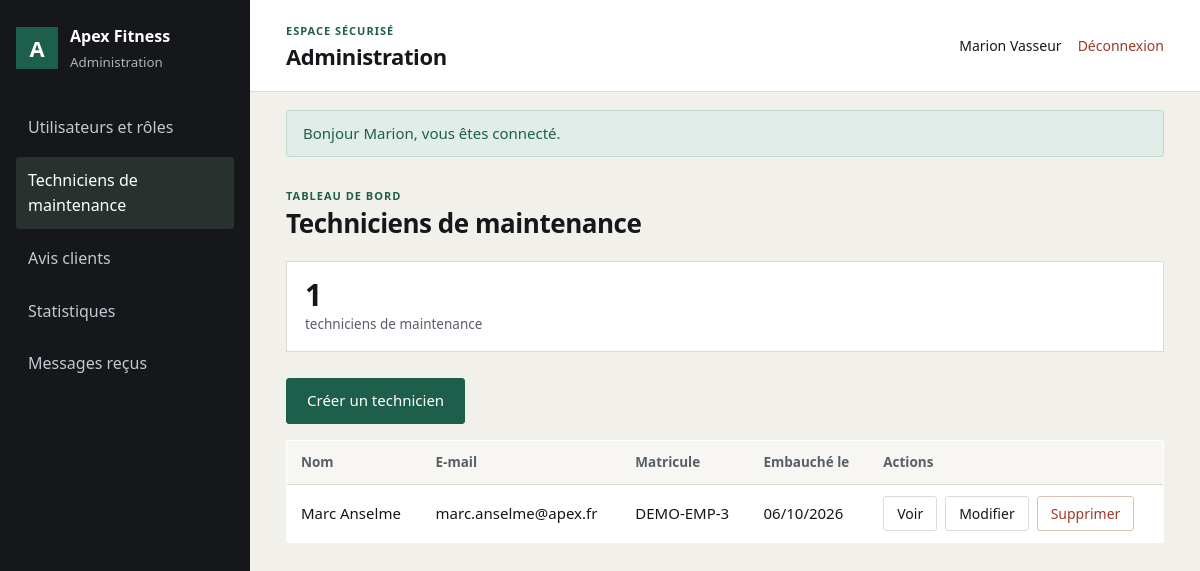
Screenshot of /index.php?route=admin/espace.php&onglet=maintenance (signed in) with the database file from the repository.
### tables this page shows
CREATE TABLE utilisateur (
  NumUsers           INT AUTO_INCREMENT PRIMARY KEY,
  nomUsers           VARCHAR(60)  NOT NULL,
  prenomUsers        VARCHAR(60)  NOT NULL,
  mailUsers          VARCHAR(150) NOT NULL UNIQUE,
  telUsers           VARCHAR(20),
  passwordUsers      VARCHAR(255) NOT NULL,
  Date_CreationUsers DATETIME NOT NULL DEFAULT CURRENT_TIMESTAMP
);

CREATE TABLE employe (
  NumUsers         INT PRIMARY KEY,
  matriculeemp     VARCHAR(20) NOT NULL UNIQUE,
  Date_embaucheemp DATE NOT NULL,
  Numfonc          INT NOT NULL,
  FOREIGN KEY (NumUsers) REFERENCES utilisateur(NumUsers) ON DELETE CASCADE,
  FOREIGN KEY (Numfonc)  REFERENCES fonction(Numfonc)
);

### public/index.php (called while the page is built, shortened)
<?php
require_once __DIR__ . '/../config/function.php';
$pages = [
    'accueil/index.php' => '../accueil/index.php',
    'abonnement/index.php' => '../abonnement/index.php',
    'abonnement/catalogue.php' => '../abonnement/catalogue.php',
    'abonnement_plus/index.php' => '../abonnement_plus/index.php',
    'activite/index.php' => '../activite/index.php',
    'adherent/index.php' => '../adherent/index.php',
    'adherent/espace.php' => '../adherent/espace.php',
    'admin/index.php' => '../admin/index.php',
    'admin/espace.php' => '../admin/espace.php',
    'avis/index.php' => '../avis/index.php',
    'avis/public.php' => '../avis/public.php',
    'basic/index.php' => '../basic/index.php',
    'demande_maintenance/index.php' => '../demande_maintenance/index.php',
    'employe/index.php' => '../employe/index.php',
    'employe/espace.php' => '../employe/espace.php',
    'equipement/index.php' => '../equipement/index.php',
    'etat_equipement/index.php' => '../etat_equipement/index.php',
    'faq/index.php' => '../faq/index.php',
    'faq/public.php' => '../faq/public.php',
    'fonction/index.php' => '../fonction/index.php',
    'fournisseur/index.php' => '../fournisseur/index.php',
    'fournisseur/gestion.php' => '../fournisseur/gestion.php',
    'freemium/index.php' => '../freemium/index.php',
    'interaction_adherent/index.php' => '../interaction_adherent/index.php',
    'message_contact/index.php' => '../message_contact/index.php',
    'offre/index.php' => '../offre/index.php',
    'paiement/index.php' => '../paiement/index.php',
    'paiement/payer.php' => '../paiement/payer.php',
    'qr_code/index.php' => '../qr_code/index.php',
    'reservation/index.php' => '../reservation/index.php',
    'salle/index.php' => '../salle/index.php',
    'souscrire/index.php' => '../souscrire/index.php',
    'statut/index.php' => '../statut/index.php',
    'statut_maintenance/index.php' => '../statut_maintenance/index.php',
    'type_equipement/index.php' => '../type_equipement/index.php',
    'utilisateur/index.php' => '../utilisateur/index.php',
    'utilisateur/connexion.php' => '../utilisateur/connexion.php',
    'utilisateur/deconnexion.php' => '../utilisateur/deconnexion.php',
    'config/install.php' => '../config/install.php',
];
$requestPath = parse_url($_SERVER['REQUEST_URI'] ?? '/', PHP_URL_PATH);
$queryRoute = $_GET['route'] ?? null;
$requestPath = rawurldecode($requestPath);
$route = $queryRoute !== null ? rawurldecode($queryRoute) : trim($requestPath, '/');
$page = realpath(__DIR__ . '/' . $pages[$route]);
require $page;

### config/function.php (called while the page is built, shortened)
<?php
function db(): PDO
{
    static $pdo = null;
    if ($pdo === null) {
        $dsn = sprintf('mysql:host=%s;port=%d;dbname=%s;charset=utf8mb4', DB_HOST, DB_PORT, DB_NAME);
        try {
            $pdo = new PDO($dsn, DB_USER, DB_PASS, [
                PDO::ATTR_ERRMODE => PDO::ERRMODE_EXCEPTION,
                PDO::ATTR_DEFAULT_FETCH_MODE => PDO::FETCH_ASSOC,
                PDO::ATTR_EMULATE_PREPARES => false,
            ]);
        } catch (PDOException $exception) {
            http_response_code(500);
            exit('Connexion à la base impossible. Vérifiez config/config.php. Détail : ' . $exception->getMessage());
        }
    }
    return $pdo;
}
function e(?string $value): string
{
    return htmlspecialchars((string) $value, ENT_QUOTES | ENT_SUBSTITUTE, 'UTF-8');
}
function url(string $path): string
{
    $base = APP_BASE;
    if ($base === '') {
        $publicRoot = realpath(__DIR__ . '/../public');
        $webRoot = isset($_SERVER['DOCUMENT_ROOT']) ? realpath($_SERVER['DOCUMENT_ROOT']) : false;
        if ($publicRoot !== false && $webRoot !== false) {
            $webRoot = rtrim($webRoot, DIRECTORY_SEPARATOR);
        }
    }
    $base = rtrim($base, '/');
    $urlParts = parse_url($path);
    $route = ltrim($urlParts['path'] ?? '', '/');
    $query = [];
    if (isset($urlParts['query'])) {
        parse_str($urlParts['query'], $query);
    }
    if ($route === '') {
        return $base . '/';
    }
    if (str_starts_with($route, 'assets/')) {
        $assetUrl = $base . '/' . $route;
        return $assetUrl . (isset($urlParts['query']) ? '?' . $urlParts['query'] : '');
    }
    return $base . '/index.php?' . http_build_query(['route' => $route] + $query);
}
function flashs(): array
{
    $messages = $_SESSION['flash'] ?? [];
    return $messages;
}
function dateFr(?string $date, bool $withTime = false): string
{
    return date($withTime ? 'd/m/Y \a\ H\hi' : 'd/m/Y', strtotime($date));
}
function utilisateur(): ?array
{
    return $_SESSION['user'] ?? null;
}

### utilisateur/model/utilisateur.php (called while the page is built, shortened)
<?php
class Utilisateur
{
    public static function tousLesComptes(): array
    {
        return db()->query(
            'SELECT u.*,
                    (a.NumUsers IS NOT NULL) AS est_admin,
                    (e.NumUsers IS NOT NULL) AS est_employe,
                    (d.NumUsers IS NOT NULL) AS est_adherent,
                    f.libellefonc, e.matriculeemp, e.Date_embaucheemp
             FROM utilisateur u
             LEFT JOIN admin a ON a.NumUsers = u.NumUsers
             LEFT JOIN employe e ON e.NumUsers = u.NumUsers
             LEFT JOIN adherent d ON d.NumUsers = u.NumUsers
             LEFT JOIN fonction f ON f.Numfonc = e.Numfonc
             ORDER BY u.nomUsers'
        )->fetchAll();
    }
}

### admin/view/techniciens-maintenance.php (the view, shortened to what this page needs)
<div class="compteurs">
  <div class="compteur">
    <div class="v"><?= count($techniciensMaintenance) ?></div>
    <div class="k">techniciens de maintenance</div>
  </div>
</div>
<div class="barre-outils">
  <a class="btn btn-vert" href="<?= e(url('admin/espace.php?onglet=maintenance&maintenance=creer')) ?>">
    Créer un technicien
  </a>
</div>
<?php if (!$techniciensMaintenance): ?>
  <div class="vide">Aucun technicien de maintenance n’est enregistré.</div>
<?php else: ?>
  <div class="table-scroll">
    <table class="tableau">
      <thead>
        <tr><th>Nom</th><th>E-mail</th><th>Matricule</th><th>Embauché le</th><th>Actions</th></tr>
      </thead>
      <tbody>
        <?php foreach ($techniciensMaintenance as $technicien): ?>
          <tr>
            <td><?= e($technicien['prenomUsers'] . ' ' . $technicien['nomUsers']) ?></td>
            <td><?= e($technicien['mailUsers']) ?></td>
            <td><?= e($technicien['matriculeemp'] ?? '') ?></td>
            <td><?= e(dateFr($technicien['Date_embaucheemp'] ?? '')) ?></td>
            <td style="display:flex;gap:8px;flex-wrap:wrap">
              <a class="btn btn-sm btn-ghost" href="<?= e(url('admin/espace.php?onglet=maintenance&maintenance=voir&id=' . (int) $technicien['NumUsers'])) ?>">Voir</a>
              <a class="btn btn-sm btn-ghost" href="<?= e(url('admin/espace.php?onglet=maintenance&maintenance=modifier&id=' . (int) $technicien['NumUsers'])) ?>">Modifier</a>
              <form method="post">
                <button class="btn btn-sm btn-danger" type="submit" data-confirme="Supprimer définitivement ce compte ?">Supprimer</button>
              </form>
            </td>
          </tr>
        <?php endforeach; ?>
      </tbody>
    </table>
  </div>
<?php endif; ?>

### admin/espace.php (shortened to what this page needs)
<?php
require_once __DIR__ . '/../avis/controller/AvisController.php';
require_once __DIR__ . '/../config/function.php';
require_once __DIR__ . '/../utilisateur/model/utilisateur.php';
$onglet = $_GET['onglet'] ?? 'utilisateurs';
$vueMaintenance = $_GET['maintenance'] ?? 'liste';
$utilisateurs = Utilisateur::tousLesComptes();
$techniciensMaintenance = array_values(array_filter(
    $utilisateurs,
    static fn(array $user): bool => $user['est_employe']
        && str_contains(strtolower((string) ($user['libellefonc'] ?? '')), 'maintenance')
));
$technicienSelectionne = null;
$avisAdmin = (new AvisController())->index();
$flashMessages = flashs();
$adminUser = utilisateur();
?>
<!DOCTYPE html>
<html lang="fr">
<head>
  <link rel="stylesheet" href="<?= e(url('assets/css/style.css')) ?>">
  <link rel="stylesheet" href="<?= e(url('assets/css/pages/admin.css')) ?>">
</head>
<body class="admin-page">
<div class="admin-shell">
  <aside class="admin-sidebar">
    <a class="admin-brand" href="<?= e(url('admin/espace.php')) ?>">
      <span class="admin-brand-mark">A</span>
      <span><strong>Apex Fitness</strong><small>Administration</small></span>
    </a>
    <nav class="admin-navigation" aria-label="Menu administration">
    <?php foreach ([
        'utilisateurs' => 'Utilisateurs et rôles',
        'maintenance'  => 'Techniciens de maintenance',
        'avis'         => 'Avis clients',
        'statistiques' => 'Statistiques',
        'messages'     => 'Messages reçus',
    ] as $cle => $lib): ?>
      <a href="<?= e(url('admin/espace.php?onglet=' . $cle)) ?>" <?= $onglet === $cle ? 'aria-current="page"' : '' ?>><?= e($lib) ?></a>
    <?php endforeach; ?>
    </nav>
  </aside>
  <div class="admin-main">
    <div class="admin-topbar">
      <div>
        <p class="admin-eyebrow">ESPACE SÉCURISÉ</p>
        <h1>Administration</h1>
      </div>
      <div class="admin-account">
        <span><?= e(($adminUser['prenomUsers'] ?? '') . ' ' . ($adminUser['nomUsers'] ?? '')) ?></span>
        <a href="<?= e(url('utilisateur/deconnexion.php')) ?>">Déconnexion</a>
      </div>
    </div>
    <?php if ($flashMessages): ?>
      <div class="admin-flashes">
        <?php foreach ($flashMessages as $message): ?>
          <p class="flash flash-<?= e($message['type']) ?>"><?= e($message['message']) ?></p>
        <?php endforeach; ?>
      </div>
    <?php endif; ?>
    <main class="admin-content">
      <div class="admin-heading">
        <div>
          <p class="admin-eyebrow">TABLEAU DE BORD</p>
          <h2><?= e([
              'utilisateurs' => 'Utilisateurs et rôles',
              'maintenance' => 'Techniciens de maintenance',
              'avis' => 'Avis clients',
              'statistiques' => 'Statistiques',
              'messages' => 'Messages reçus',
          ][$onglet] ?? 'Administration') ?></h2>
        </div>
      </div>
<?php if ($onglet === 'avis'): ?>
  <?php if (!$avisAdmin): ?>
    <div class="vide">Aucun avis publié pour le moment.</div>
  <?php else: ?>
    <div class="table-scroll">
      <table class="tableau">
        <thead><tr><th>Adhérent</th><th>Note</th><th>Avis</th><th>Réponse</th><th>Action</th></tr></thead>
        <tbody>
        <?php foreach ($avisAdmin as $avis): ?>
          <tr>
            <td>
              <?= e($avis['prenomUsers'] . ' ' . $avis['nomUsers']) ?><br>
              <span class="mono"><?= dateFr($avis['date_interaction']) ?></span>
            </td>
            <td class="mono"><?= (int) $avis['noteavis'] ?> / 5</td>
            <td><?= nl2br(e($avis['commentaire'])) ?></td>
            <td>
              <form method="post" style="margin:0">
                <?= champ_csrf() ?>
                <input type="hidden" name="action" value="repondre_avis">
                <input type="hidden" name="num_interaction" value="<?= (int) $avis['NumInteraction'] ?>">
                <textarea name="reponse" rows="4" placeholder="Réponse de l’équipe..." required><?= e($avis['reponse'] ?? '') ?></textarea>
                <button class="btn btn-sm btn-vert" type="submit" style="margin-top:8px">Enregistrer</button>
              </form>
            </td>
            <td>
              <?php if (!empty($avis['reponse'])): ?><span class="tag tag-ok">Répondu</span><?php else: ?><span class="tag tag-mute">À répondre</span><?php endif; ?>
            </td>
          </tr>
        <?php endforeach; ?>
        </tbody>
      </table>
    </div>
  <?php endif; ?>
<?php elseif ($onglet === 'maintenance'): ?>
  <?php if ($vueMaintenance === 'creer'): ?>
    <?php require __DIR__ . '/view/creer-technicien.php'; ?>
  <?php elseif ($vueMaintenance === 'modifier' && $technicienSelectionne): ?>
    <?php require __DIR__ . '/view/modifier-technicien.php'; ?>
  <?php elseif ($vueMaintenance === 'voir' && $technicienSelectionne): ?>
    <?php require __DIR__ . '/view/voir-technicien.php'; ?>
  <?php else: ?>
    <?php require __DIR__ . '/view/techniciens-maintenance.php'; ?>
  <?php endif; ?>
<?php elseif ($onglet === 'messages'): ?>
  <?php require __DIR__ . '/../message_contact/view/admin-contact.php'; ?>
<?php endif; ?>
    </main>
  </div>
</div>
</body>
</html>

### rows the page displays
utilisateur: prenomUsers+nomUsers "Marion Vasseur"
employe: NumUsers.nomUsers "Marc Anselme", NumUsers.mailUsers "marc.anselme@apex.fr", matriculeemp "DEMO-EMP-3", Date_embaucheemp "06/10/2026"

### other values shown
$lib "Utilisateurs et rôles"
$lib "Techniciens de maintenance"
$lib "Avis clients"
$lib "Statistiques"
$lib "Messages reçus"
$message['message'] "Bonjour Marion, vous êtes connecté."
count($techniciensMaintenance) "1"
